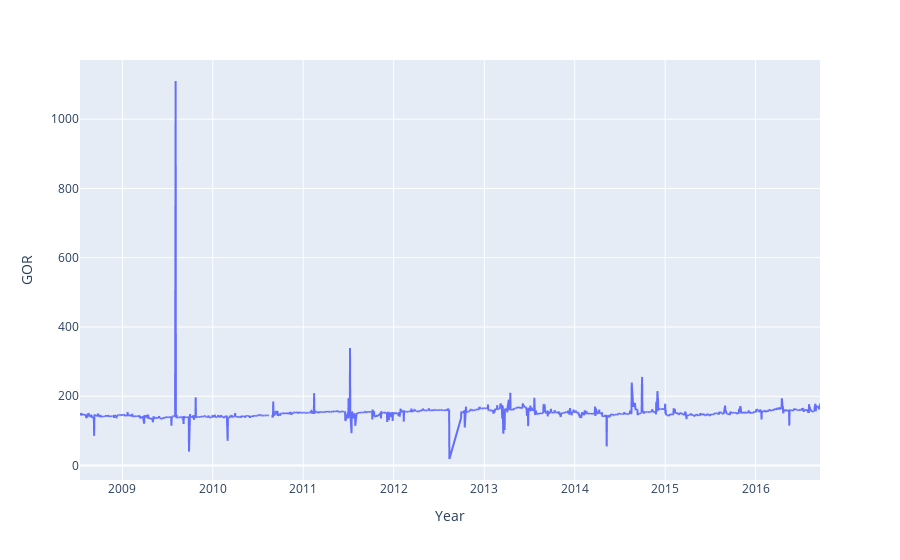

Notebook code cell kept with this figure:
### Code cell
fig_gor = px.line(
                pt_cum_wc_gor_date,
                x='DATEPRD',
                y='GAS_OIL_RATIO',
                # color='WELL_BORE_CODE',
                labels={
                    "GAS_OIL_RATIO":"GOR",
                    "DATEPRD": "Year",
                    # "WELL_BORE_CODE": "Wells"
                }
            )
fig_gor.show()

### Figure 1 — Plotly figure (JSON) as saved in the notebook; plotly's stock layout.template omitted (floating-point values rounded to 4 significant figures; data arrays with more than 128 entries replaced by an {"elided": "..."} marker saying what was removed)
{"data": [{"hovertemplate": "Year=%{x}<br>GOR=%{y}<extra></extra>", "legendgroup": "", "line": {"color": "#636efa", "dash": "solid"}, "marker": {"symbol": "circle"}, "mode": "lines", "name": "", "showlegend": false, "type": "scattergl", "x": {"elided": "2814 str values"}, "xaxis": "x", "y": {"elided": "2814 float values"}, "yaxis": "y"}], "layout": {"legend": {"tracegroupgap": 0}, "margin": {"t": 60}, "xaxis": {"anchor": "y", "domain": [0, 1], "title": {"text": "Year"}}, "yaxis": {"anchor": "x", "domain": [0, 1], "title": {"text": "GOR"}}}}
